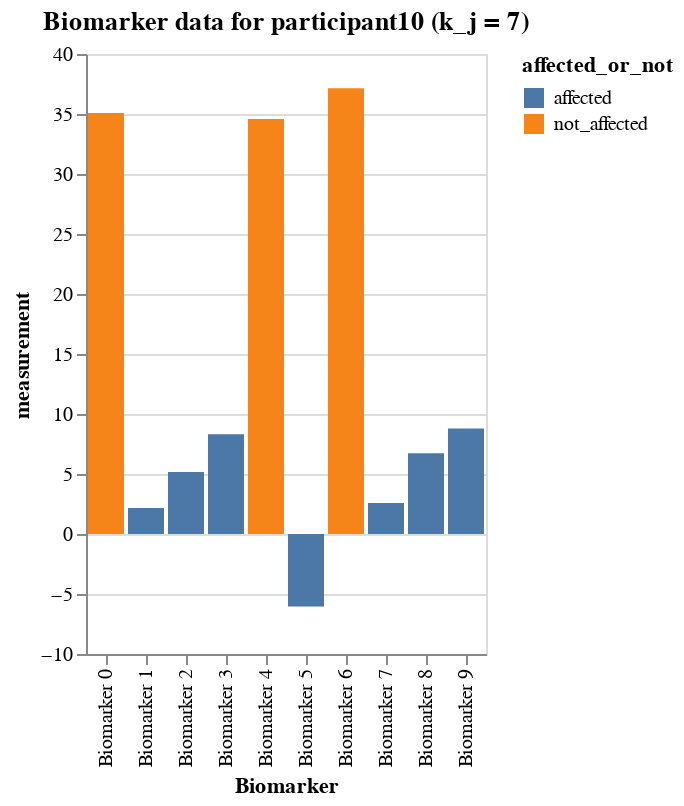

The cell this chart's notebook holds for it:
### Markdown cell above
### A certain participant's data

### Code cell
# participant 10
participant10_data = df_expanded[df_expanded.participant == 10]
alt.Chart(participant10_data).mark_bar().encode(
    x='Biomarker',
    y='measurement',
    color=alt.Color(
        'affected_or_not:N'
    ),
    tooltip=['Biomarker', 'affected_or_not', 'measurement']
).interactive().properties(
    title=f'Biomarker data for participant10 (k_j = {participant10_data.k_j.to_list()[0]})'
)

### Figure 1 — Vega-Lite specification as saved in the notebook (floating-point values rounded to 4 significant figures)
{"config": {"view": {"continuousWidth": 300, "continuousHeight": 300}}, "data": {"name": "data-d144fae42f11d220743b4b37a1bcf6dc"}, "mark": {"type": "bar"}, "encoding": {"color": {"field": "affected_or_not", "type": "nominal"}, "tooltip": [{"field": "Biomarker", "type": "nominal"}, {"field": "affected_or_not", "type": "nominal"}, {"field": "measurement", "type": "quantitative"}], "x": {"field": "Biomarker", "type": "nominal"}, "y": {"field": "measurement", "type": "quantitative"}}, "params": [{"name": "param_1", "select": {"type": "interval", "encodings": ["x", "y"]}, "bind": "scales"}], "title": "Biomarker data for participant10 (k_j = 7)", "$schema": "https://vega.github.io/schema/vega-lite/v5.16.3.json", "datasets": {"data-d144fae42f11d220743b4b37a1bcf6dc": [{"Biomarker": "Biomarker 0", "participant": 10, "measurement": 35.08, "k_j": 7, "S_n": 9, "affected_or_not": "not_affected"}, {"Biomarker": "Biomarker 1", "participant": 10, "measurement": 2.176, "k_j": 7, "S_n": 3, "affected_or_not": "affected"}, {"Biomarker": "Biomarker 2", "participant": 10, "measurement": 5.175, "k_j": 7, "S_n": 1, "affected_or_not": "affected"}, {"Biomarker": "Biomarker 3", "participant": 10, "measurement": 8.32, "k_j": 7, "S_n": 2, "affected_or_not": "affected"}, {"Biomarker": "Biomarker 4", "participant": 10, "measurement": 34.58, "k_j": 7, "S_n": 10, "affected_or_not": "not_affected"}, {"Biomarker": "Biomarker 5", "participant": 10, "measurement": -6.033, "k_j": 7, "S_n": 4, "affected_or_not": "affected"}, {"Biomarker": "Biomarker 6", "participant": 10, "measurement": 37.15, "k_j": 7, "S_n": 8, "affected_or_not": "not_affected"}, {"Biomarker": "Biomarker 7", "participant": 10, "measurement": 2.587, "k_j": 7, "S_n": 6, "affected_or_not": "affected"}, {"Biomarker": "Biomarker 8", "participant": 10, "measurement": 6.738, "k_j": 7, "S_n": 7, "affected_or_not": "affected"}, {"Biomarker": "Biomarker 9", "participant": 10, "measurement": 8.785, "k_j": 7, "S_n": 5, "affected_or_not": "affected"}]}}
